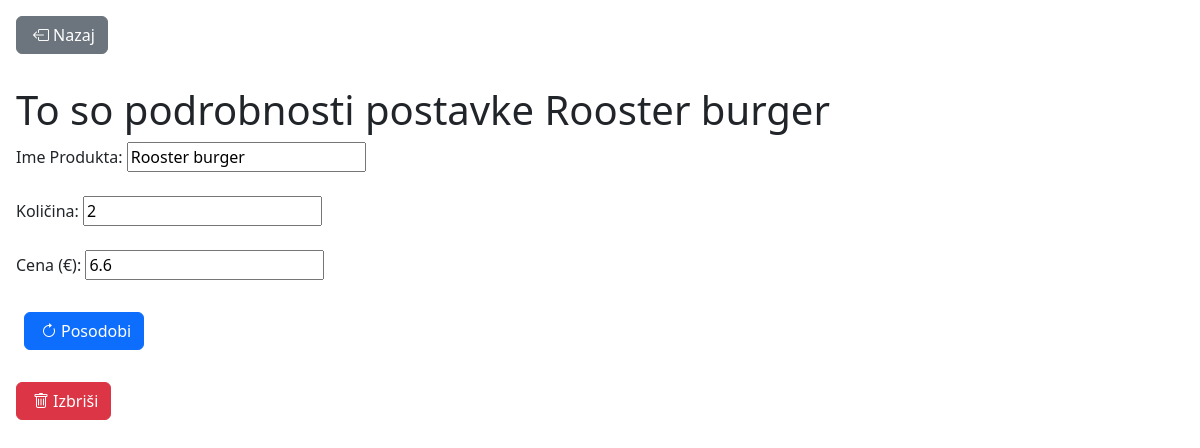
Screenshot of /racuni/3d820ba7-00fc-e254-df7b-d2dbf540e78e/385 with the database file from the repository.
### racuni/models.py (models this page shows, shortened)
class Product(models.Model):
    bill = models.ForeignKey(Bill, on_delete=models.CASCADE)
    product_title = models.CharField(max_length=200)
    quantity = models.IntegerField()
    value = models.FloatField()

### racuni/views.py (the view, shortened to what this page needs)
# urls.py: path('<str:bill_id>/<int:pk>', views.ProductsDetailsView.as_view(), name='product-details'),
class ProductsDetailsView(FormMixin, generic.DetailView):
    model = Product
    template_name = 'racuni/product_details.html'
    form_class = ProductDetailsForm
    def get_initial(self):
        obj = self.get_object()
        return {'product_title': obj.product_title, 'quantity': obj.quantity, 'value': obj.value}

### racuni/forms.py
class ProductDetailsForm(forms.Form):
    product_title = forms.CharField(label="Ime Produkta", max_length=200)
    quantity = forms.IntegerField(label="Količina")
    value = forms.FloatField(label="Cena (€)")

### racuni/templates/racuni/product_details.html (shortened to what this page needs)
<!DOCTYPE html>
<html lang="en">
<head>
    <link rel="stylesheet" href="https://cdn.jsdelivr.net/npm/bootstrap@5.2.0-beta1/dist/css/bootstrap.min.css">
    <link rel="stylesheet" href="https://cdn.jsdelivr.net/npm/bootstrap-icons@1.9.1/font/bootstrap-icons.css">
</head>
<body>
<a href="{% url 'bill-details' product.bill_id %}"class="btn btn-secondary m-3"><i class="bi bi-box-arrow-left m-1"></i>Nazaj</a>
<div class="m-3">
<h1>To so podrobnosti postavke {{ product.product_title }}</h1>
<form method="post">
    {% for field in form %}
        {{ field.label_tag }}
        {{ field }}<br><br>
    {% endfor %}
<button type="submit" class="btn btn-primary m-2"><i class="bi bi-arrow-clockwise m-1"></i>Posodobi</button>
</form><br>
<a href="{% url 'product-delete' product.bill_id product.pk %}" class="btn btn-danger"><i class="bi bi-trash m-1"></i>Izbriši</a>
</div>
</body>
</html>

### rows the page displays
Product: product_title "Rooster burger", form "Rooster burger" "2" "6.6"

### other values shown
{{ field.label_tag }} "Ime Produkta:" "Količina:" "Cena (€):"
